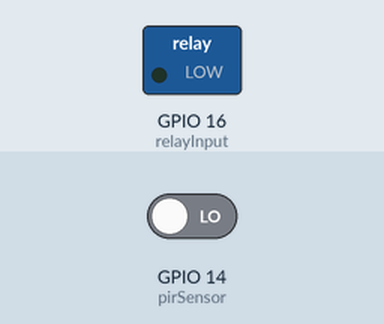
Recording of a sketch running on a simulated ESP8266 (NodeMCU). Parts: switched loads named in the sketch (green lamp = pin HIGH). Inputs (shaded band) come from the test bench; at power-on: GPIO 14 (pirSensor) LOW. WiFi joins after 1.5 s; servers stay silent unless stated; no MQTT or app messages arrive unless stated; what the sketch prints to the serial monitor is not drawn.

Above: at 4.2 s.
4.3 s: GPIO 14 (pirSensor) driven HIGH
At 5.5 s:
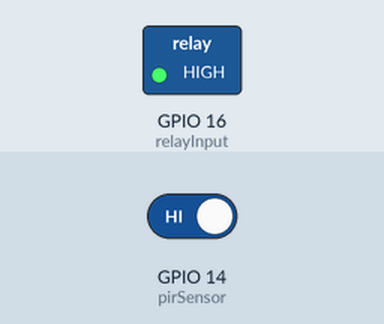
5.8 s: GPIO 14 (pirSensor) driven LOW
At 6.6 s:
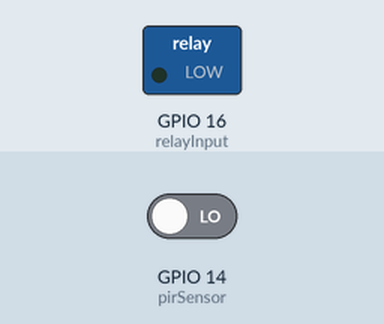
Timing chart, 0 to 8.8 s (numbered marks = the images above; inputs shaded):
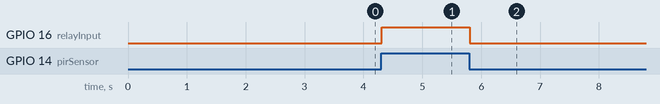

Measured:
- after the input at 4.3 s, GPIO 16 (relayInput): LOW → HIGH at once
- after the input at 5.8 s, GPIO 16 (relayInput): HIGH → LOW at once

The sketch:

PIR_sensor_ESP.ino
```cpp
#include <ESP8266WiFi.h>
#include <MQTTClient.h>
#include <ESP8266WebServer.h>
#include <ESP8266mDNS.h>
#include <ESP8266HTTPUpdateServer.h>
#include <DHT.h>
#include <SoftwareSerial.h>
#include <BH1750.h>
#include <Wire.h>
#include <math.h>
#include <TinyGPS++.h>

/* ---------- DO NOT EDIT ANYTHING ABOVE THIS LINE ---------- */

//Only edit the settings in this section

/* WIFI Settings */
// Name of wifi network
const char* ssid = "SSE3";

// Password to wifi network
const char* password = "terranova";

/* Web Updater Settings */
// Host Name of Device
const char* host = "MK-DoorSensor1";

// Path to access firmware update page (Not Neccessary to change)
const char* update_path = "/firmware";

// Username to access the web update page
const char* update_username = "admin";

// Password to access the web update page
const char* update_password = "Admin";

/* MQTT Settings */
// Topic which listens for commands
char* outTopic = "ZSSE_SKLAD_MOTION_SENSOR";
char* outTopic1 = "ZSSE_SKLAD_GPS_LAT";
char* outTopic2 = "ZSSE_SKLAD_GPS_LON";
//MQTT Server IP Address
const char* server = "192.168.1.74";

//Unique device ID
const char* mqttDeviceID = "MK-SmartHouseDeviceBhMotionRelay";


/* ---------- DO NOT EDIT ANYTHING BELOW THIS LINE ---------- */

//the time when the sensor outputs a low impulse
long unsigned int lowIn;

//the amount of milliseconds the sensor has to be low
//before we assume all detection has stopped
long unsigned int pause = 100;

//sensor variables
boolean lockLow = true;
boolean takeLowTime;
int pirSensor = 14;
int relayInput = 16;

static const int RXPin = 4, TXPin = 5;                // Ublox 6m GPS module to pins 12 and 13
static const uint32_t GPSBaud = 9600;
TinyGPSPlus gps;                                        // Create an Instance of the TinyGPS++ object called gps
SoftwareSerial ss(RXPin, TXPin);

ESP8266WebServer httpServer(80);
ESP8266HTTPUpdateServer httpUpdater;

//MQTT
WiFiClient net;
MQTTClient client;

//Time Variable
unsigned long lastMillis = 0;

//Connect to WiFI and MQTT
void connect();

//Setup pins, wifi, webserver and MQTT
void setup()
{

  pinMode(pirSensor, INPUT);
  pinMode(relayInput, OUTPUT);

  WiFi.mode(WIFI_STA);

  WiFi.begin(ssid, password);
  client.begin(server, net);

  connect();

  MDNS.begin(host);

  httpUpdater.setup(&httpServer, update_path, update_username, update_password);
  httpServer.begin();

  MDNS.addService("http", "tcp", 80);

  Serial.begin(115200);
  delay(1000);
 /* lightSensor.begin(BH1750_CONTINUOUS_HIGH_RES_MODE);

  delay(1000);*/
 // Wire.begin(4,5);
  Serial.begin(57600);//init Serail band rate
   ss.begin(GPSBaud);
}

//Connect to wifi and MQTT
void connect()
{
  while (WiFi.status() != WL_CONNECTED)
  {
    delay(1000);
  }

  while (!client.connect(mqttDeviceID))
  {
    delay(1000);
  }

}

void loop()
{
  // MQTT Loop
  client.loop();
  delay(10);

  // Make sure device is connected
  if(!client.connected())
  {
    connect();
  }

  httpServer.handleClient();
 String lat = String(gps.location.lat(), HEX);
 String lon = String(gps.location.lng(), HEX);
 Serial.println("lat");
 Serial.println(gps.location.lat());
 Serial.println("lon");
 Serial.println(gps.location.lng());
// client.publish(outTopic1, lat);
// client.publish(outTopic2, lon);


    if(digitalRead(pirSensor) == HIGH){
       digitalWrite(relayInput,HIGH );   //the led visualizes the sensors output pin state
       if(lockLow){
        String constan = String(1, HEX);
         client.publish(outTopic, constan);
         //makes sure we wait for a transition to LOW before any further output is made:
         lockLow = false;
         Serial.println("---");
         Serial.print("motion detected at ");
         Serial.print(millis()/1000);
         Serial.println(" sec");
         delay(50);
         }
         takeLowTime = true;
       }


     if(digitalRead(pirSensor) == LOW){
       digitalWrite(relayInput,LOW);  //the led visualizes the sensors output pin state


       if(takeLowTime){
        lowIn = millis();          //save the time of the transition from high to LOW
        takeLowTime = false;       //make sure this is only done at the start of a LOW phase
        }
       //if the sensor is low for more than the given pause,
       //we assume that no more motion is going to happen
       if(!lockLow && millis() - lowIn > pause){
             String noone = String(0, HEX);
         client.publish(outTopic, noone);
           //makes sure this block of code is only executed again after
           //a new motion sequence has been detected
           lockLow = true;
           Serial.print("motion ended at ");      //output
           Serial.print((millis() - pause)/1000);
           Serial.println(" sec");
           delay(50);
           }
       }


  }
```
